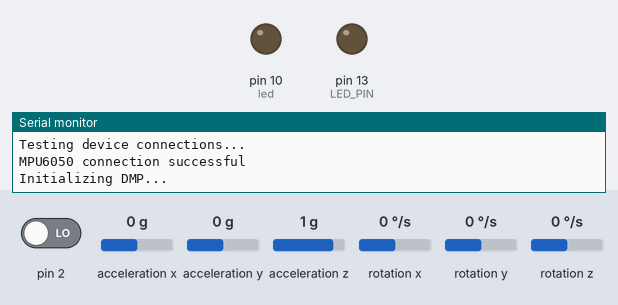
Recording of a sketch running on a simulated Arduino Uno, built with avr-gcc and run on an emulated ATmega328P. Shown: output pins drawn as LEDs (lit = HIGH), the last lines printed to the serial monitor. Dashed ring = blinking. The inputs (shaded band) are chosen by the test bench; at power-on: acceleration x 0 g, acceleration y 0 g, pin 2 LOW, acceleration z 1 g, rotation x 0 °/s, rotation y 0 °/s, rotation z 0 °/s. The sensor or clock chip raises its interrupt line as the real part does.

Above: at 0.1 s.
At 1.47 s:
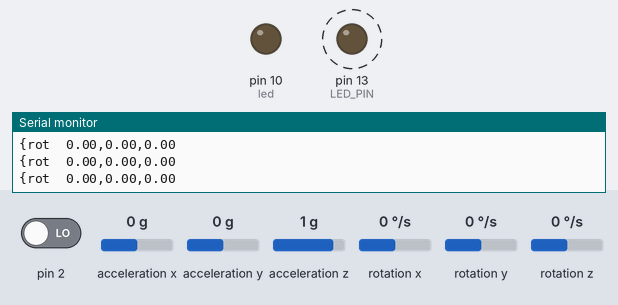
1.9 s: acceleration x set to -1.4 g
4.9 s: acceleration y set to -1.4 g
Timing chart, 0 to 13.9 s (numbered marks = the images above; inputs shaded):
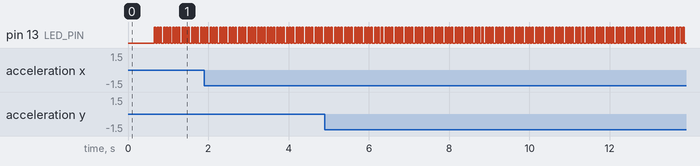

Measured:
- by itself, pin 13 (LED_PIN): alternates HIGH for 0.04 s and LOW for 0.04 s

The sketch:

SCDrift_Final.ino
```cpp
//#############################################################
const int echopin=4;
const int trigpin=3;
int led = 10;
int count = 0;
//#############################################################
float lastrot[3];
float newrot[3];


#include <SoftwareSerial.h>
SoftwareSerial BTserial(6, 5); // RX | TX
// Connect the HC-06 TX to the Arduino RX on pin 3.
// Connect the HC-06 RX to the Arduino TX on pin 4 through a voltage divider.
//
//**********************************************************************************8
// I2Cdev and MPU6050 must be installed as libraries, or else the .cpp/.h files
// for both classes must be in the include path of your project
#include "I2Cdev.h"

#include "MPU6050_6Axis_MotionApps20.h"
//#include "MPU6050.h" // not necessary if using MotionApps include file

// Arduino Wire library is required if I2Cdev I2CDEV_ARDUINO_WIRE implementation
// is used in I2Cdev.h
#if I2CDEV_IMPLEMENTATION == I2CDEV_ARDUINO_WIRE
    #include "Wire.h"
#endif

// class default I2C address is 0x68
// specific I2C addresses may be passed as a parameter here
// AD0 low = 0x68 (default for SparkFun breakout and InvenSense evaluation board)
// AD0 high = 0x69
MPU6050 mpu;
//MPU6050 mpu(0x69); // <-- use for AD0 high

// uncomment "OUTPUT_READABLE_QUATERNION" if you want to see the actual
// quaternion components in a [w, x, y, z] format (not best for parsing
// on a remote host such as Processing or something though)
//#define OUTPUT_READABLE_QUATERNION

// uncomment "OUTPUT_READABLE_EULER" if you want to see Euler angles
// (in degrees) calculated from the quaternions coming from the FIFO.
// Note that Euler angles suffer from gimbal lock (for more info, see
// http://en.wikipedia.org/wiki/Gimbal_lock)
//#define OUTPUT_READABLE_EULER

// uncomment "OUTPUT_READABLE_YAWPITCHROLL" if you want to see the yaw/
// pitch/roll angles (in radians) calculated from the quaternions coming
// from the FIFO. Note this also requires gravity vector calculations.
// Also note that yaw/pitch/roll angles suffer from gimbal lock (for
// more info, see: http://en.wikipedia.org/wiki/Gimbal_lock)
#define OUTPUT_READABLE_YAWPITCHROLL

// uncomment "OUTPUT_READABLE_REALACCEL" if you want to see acceleration
// components with gravity removed. This acceleration reference frame is
// not compensated for orientation, so +X is always +X according to the
// sensor, just without the effects of gravity. If you want acceleration
// compensated for orientation, us OUTPUT_READABLE_WORLDACCEL instead.
//#define OUTPUT_READABLE_REALACCEL

// uncomment "OUTPUT_READABLE_WORLDACCEL" if you want to see acceleration
// components with gravity removed and adjusted for the world frame of
// reference (yaw is relative to initial orientation, since no magnetometer
// is present in this case). Could be quite handy in some cases.
//#define OUTPUT_READABLE_WORLDACCEL

// uncomment "OUTPUT_TEAPOT" if you want output that matches the
// format used for the InvenSense teapot demo
//#define OUTPUT_TEAPOT

#define LED_PIN 13 // (Arduino is 13, Teensy is 11, Teensy++ is 6)

bool blinkState = false;

// MPU control/status vars
bool dmpReady = false;  // set true if DMP init was successful
uint8_t mpuIntStatus;   // holds actual interrupt status byte from MPU
uint8_t devStatus;      // return status after each device operation (0 = success, !0 = error)
uint16_t packetSize;    // expected DMP packet size (default is 42 bytes)
uint16_t fifoCount;     // count of all bytes currently in FIFO
uint8_t fifoBuffer[64]; // FIFO storage buffer
const float pi = 3.1415;

// orientation/motion vars
Quaternion q;           // [w, x, y, z]         quaternion container
VectorInt16 aa;         // [x, y, z]            accel sensor measurements
VectorInt16 aaReal;     // [x, y, z]            gravity-free accel sensor measurements
VectorInt16 aaWorld;    // [x, y, z]            world-frame accel sensor measurements
VectorFloat gravity;    // [x, y, z]            gravity vector
float euler[3];         // [psi, theta, phi]    Euler angle container
float ypr[3];           // [yaw, pitch, roll]   yaw/pitch/roll container and gravity vector
//double balance[30];

// packet structure for InvenSense teapot demo
uint8_t teapotPacket[14] = { '$', 0x02, 0,0, 0,0, 0,0, 0,0, 0x00, 0x00, '\r', '\n' };


// ================================================================
// ===               INTERRUPT DETECTION ROUTINE                ===
// ================================================================

volatile bool mpuInterrupt = false;     // indicates whether MPU interrupt pin has gone high
void dmpDataReady() {
    mpuInterrupt = true;
}

//*********************************************************************************************8
void setup()
{
  //************************************************************************************
// join I2C bus (I2Cdev library doesn't do this automatically)
    #if I2CDEV_IMPLEMENTATION == I2CDEV_ARDUINO_WIRE
        Wire.begin();
        TWBR = 24; // 400kHz I2C clock (200kHz if CPU is 8MHz)
    #elif I2CDEV_IMPLEMENTATION == I2CDEV_BUILTIN_FASTWIRE
        Fastwire::setup(400, true);
    #endif

    // initialize serial communication
    // (115200 chosen because it is required for Teapot Demo output, but it's
    // really up to you depending on your project)

    //==========================
    Serial.begin(9600);
    //###############################################################
    pinMode(echopin,INPUT);
    pinMode(trigpin,OUTPUT);
    pinMode(led,OUTPUT);
    //###############################################################


    while (!Serial); // wait for Leonardo enumeration, others continue immediately

    // NOTE: 8MHz or slower host processors, like the Teensy @ 3.3v or Ardunio
    // Pro Mini running at 3.3v, cannot handle this baud rate reliably due to
    // the baud timing being too misaligned with processor ticks. You must use
    // 38400 or slower in these cases, or use some kind of external separate
    // crystal solution for the UART timer.

    // initialize device
    Serial.println(F("Initializing I2C devices..."));
    mpu.initialize();

    // verify connection
    Serial.println(F("Testing device connections..."));
    Serial.println(mpu.testConnection() ? F("MPU6050 connection successful") : F("MPU6050 connection failed"));

    // wait for ready
//    Serial.println(F("\nSend any character to begin DMP programming and demo: "));
//    while (Serial.available() && Serial.read()); // empty buffer
//    while (!Serial.available());                 // wait for data
//    while (Serial.available() && Serial.read()); // empty buffer again

    // load and configure the DMP
    Serial.println(F("Initializing DMP..."));
    devStatus = mpu.dmpInitialize();

    // supply your own gyro offsets here, scaled for min sensitivity
    mpu.setXGyroOffset(220);
    mpu.setYGyroOffset(76);
    mpu.setZGyroOffset(-85);
    mpu.setZAccelOffset(1788); // 1688 factory default for my test chip

    // make sure it worked (returns 0 if so)
    if (devStatus == 0) {
        // turn on the DMP, now that it's ready
        Serial.println(F("Enabling DMP..."));
        mpu.setDMPEnabled(true);

        // enable Arduino interrupt detection
        Serial.println(F("Enabling interrupt detection (Arduino external interrupt 0)..."));
        attachInterrupt(0, dmpDataReady, RISING);
        mpuIntStatus = mpu.getIntStatus();

        // set our DMP Ready flag so the main loop() function knows it's okay to use it
        Serial.println(F("DMP ready! Waiting for first interrupt..."));
        dmpReady = true;

        // get expected DMP packet size for later comparison
        packetSize = mpu.dmpGetFIFOPacketSize();
    } else {
        // ERROR!
        // 1 = initial memory load failed
        // 2 = DMP configuration updates failed
        // (if it's going to break, usually the code will be 1)
        Serial.print(F("DMP Initialization failed (code "));
        Serial.print(devStatus);
        Serial.println(F(")"));
    }

    // configure LED for output
    pinMode(LED_PIN, OUTPUT);
  //************************************************************************************


// HC-06 default serial speed is 9600
    BTserial.begin(9600);

//    Serial.begin(9600);
//    Serial.println("Enter AT commands:");
//
//    // HC-06 default serial speed is 9600
//    BTserial.begin(9600);
}

//===================================================
//looping part

//


void loop()
{

//****For print out the velocity*****************************
//              Serial.print("-.-.-.-.-.-.-.-.\n");
//              digitalWrite(trigpin,LOW);
//              delayMicroseconds(2);
//              digitalWrite(trigpin,HIGH);
//              delayMicroseconds(10);
//              digitalWrite(trigpin,LOW);
//              int distance = pulseIn(echopin,HIGH);
//              distance = distance/58.0;
//              int velocity = ((distance*distance)-(49)); //since we are using m/s as the unit of the velocity, 0.01* 1000 = 1
//              Serial.print("{");
//              Serial.print("vel:");
//              Serial.print(velocity);
//              Serial.print("}\n");
//
//              BTserial.print("{");
//              BTserial.print("vel:");
//              BTserial.print(velocity);
//              BTserial.print("}\n");
//                    if(distance<10)
//                    {digitalWrite(led,HIGH);}
//                    else{digitalWrite(led,LOW);}
//                    delay(10);
//                if(distance<10)
//                {digitalWrite(led,HIGH);}
//                else{digitalWrite(led,LOW);}
//
//
//                Serial.print("-.-.-.-.-.-.-.-.\n");


              //************************************************************

 //++++++++++++++++++++++++++++++++++++++++++++++++++++++++++++++++++++++++++++++++++++++++
    // if programming failed, don't try to do anything
    if (!dmpReady) return;

    // wait for MPU interrupt or extra packet(s) available
    while (!mpuInterrupt && fifoCount < packetSize) {
        // other program behavior stuff here
        // .
        // .
        // .
        // if you are really paranoid you can frequently test in between other
        // stuff to see if mpuInterrupt is true, and if so, "break;" from the
        // while() loop to immediately process the MPU data
        // .
        // .
        // .
    }

    // reset interrupt flag and get INT_STATUS byte
    mpuInterrupt = false;
    mpuIntStatus = mpu.getIntStatus();

    // get current FIFO count
    fifoCount = mpu.getFIFOCount();

    // check for overflow (this should never happen unless our code is too inefficient)
    if ((mpuIntStatus & 0x10) || fifoCount == 1024) {
        // reset so we can continue cleanly
        mpu.resetFIFO();
        //Serial.println(F("FIFO overflow!"));

    // otherwise, check for DMP data ready interrupt (this should happen frequently)
    } else if (mpuIntStatus & 0x02) {
        // wait for correct available data length, should be a VERY short wait
        while (fifoCount < packetSize) fifoCount = mpu.getFIFOCount();

        // read a packet from FIFO
        mpu.getFIFOBytes(fifoBuffer, packetSize);

        // track FIFO count here in case there is > 1 packet available
        // (this lets us immediately read more without waiting for an interrupt)
        fifoCount -= packetSize;

        #ifdef OUTPUT_READABLE_QUATERNION
            // display quaternion values in easy matrix form: w x y z
            mpu.dmpGetQuaternion(&q, fifoBuffer);
            Serial.print("quat\t");
            Serial.print(q.w);
            Serial.print("\t");
            Serial.print(q.x);
            Serial.print("\t");
            Serial.print(q.y);
            Serial.print("\t");
            Serial.println(q.z);
            //+++++++++++++++++++++++++++++++++
             BTserial.print("quat\t");
             BTserial.print(q.w);
             BTserial.print("\t");
             BTserial.print(q.x);
             BTserial.print("\t");
             BTserial.print(q.y);
             BTserial.print("\t");
             BTserial.println(q.z);
            //+++++++++++++++++++++++++++++++++
        #endif

        #ifdef OUTPUT_READABLE_EULER
            // display Euler angles in degrees
            mpu.dmpGetQuaternion(&q, fifoBuffer);
            mpu.dmpGetEuler(euler, &q);
            Serial.print("euler\t");
            Serial.print(euler[0] * 180/M_PI);
            Serial.print("\t");
            Serial.print(euler[1] * 180/M_PI);
            Serial.print("\t");
            Serial.println(euler[2] * 180/M_PI);
            //+++++++++++++++++++++++++++++++++
             BTserial.print("euler\t");
             BTserial.print(euler[0] * 180/M_PI);
             BTserial.print("\t");
             BTserial.print(euler[1] * 180/M_PI);
             BTserial.print("\t");
             BTserial.println(euler[2] * 180/M_PI);
            //+++++++++++++++++++++++++++++++++
        #endif

        #ifdef OUTPUT_READABLE_YAWPITCHROLL
            // display Euler angles in radians
            mpu.dmpGetQuaternion(&q, fifoBuffer);
            mpu.dmpGetGravity(&gravity, &q);
            mpu.dmpGetYawPitchRoll(ypr, &q, &gravity);
            Serial.print("{rot\t");
            Serial.print(ypr[2] );
            Serial.print(",");
            Serial.print(ypr[1] );
            Serial.print(",");
            Serial.println(ypr[0] );
             //+++++++++++++++++++++++++++++++++
             if(count==6){
              newrot[2]=fabs((fabs(ypr[2])-fabs(lastrot[2]))/.51);
              newrot[1]=fabs((fabs(ypr[1])-fabs(lastrot[1]))/.51);
              newrot[0]=fabs((fabs(ypr[0])-fabs(lastrot[0]))/.51);
              lastrot[2]=ypr[2];
              lastrot[1]=ypr[1];
              lastrot[0]=ypr[0];

              Serial.print("{gyr:");
              Serial.print(newrot[2]);
              Serial.print(",");
              Serial.print(newrot[1] );
              Serial.print(",");
              Serial.println(newrot[0]);
              Serial.print("}/n");
              BTserial.print("{gyr:");
              BTserial.print(newrot[2] );
              BTserial.print(",");
              BTserial.print(newrot[1] );
              BTserial.print(",");
              BTserial.print(newrot[0] );
              BTserial.print("}\n");
              count=0;
             }
             count++;
             BTserial.print(count);
             BTserial.print("{rot:");
             BTserial.print(ypr[2] );
             BTserial.print(",");
             BTserial.print(ypr[1] );
             BTserial.print(",");
             BTserial.print(ypr[0] );
             BTserial.print("}\n");
            //+++++++++++++++++++++++++++++++++
        #endif

        #ifdef OUTPUT_READABLE_REALACCEL
            // display real acceleration, adjusted to remove gravity
            mpu.dmpGetQuaternion(&q, fifoBuffer);
            mpu.dmpGetAccel(&aa, fifoBuffer);
            mpu.dmpGetGravity(&gravity, &q);
            mpu.dmpGetLinearAccel(&aaReal, &aa, &gravity);
            //+++++++++++++++++++++++++++++++++
             BTserial.print("{acc:");
             BTserial.print(aaReal.x);
             BTserial.print(",");
             BTserial.print(aaReal.y);
             BTserial.print(",");
             BTserial.print(-aaReal.z);
             BTserial.print("}\n");
            //+++++++++++++++++++++++++++++++++
            Serial.print("{acc:");
            Serial.print(aaReal.x);
            Serial.print(",");
            Serial.print(-aaReal.y);
            Serial.print(",");
            Serial.print(-aaReal.z);
            Serial.print("}\n");


//            //****For print out the velocity*****************************
              digitalWrite(trigpin,LOW);
              delayMicroseconds(2);
              digitalWrite(trigpin,HIGH);
              delayMicroseconds(10);
              digitalWrite(trigpin,LOW);
              int distance = pulseIn(echopin,HIGH);
              distance = distance/58.0;
              int velocity = (((distance*distance)-36)/4); //since we are using m/s as the unit of the velocity, 0.01* 1000 = 1
              Serial.print("{");
              Serial.print("vel:");
              Serial.print(velocity);
              Serial.print("}\n");

              BTserial.print("{");
              BTserial.print("vel:");
              BTserial.print(velocity);
              BTserial.print("}\n");
                    if(distance<10)
                    {digitalWrite(led,HIGH);}
                    else{digitalWrite(led,LOW);}
                    delay(10);
                if(distance<10)
                {digitalWrite(led,HIGH);}
                else{digitalWrite(led,LOW);}
//              //************************************************************

        #endif

        #ifdef OUTPUT_READABLE_WORLDACCEL
            // display initial world-frame acceleration, adjusted to remove gravity
            // and rotated based on known orientation from quaternion
            mpu.dmpGetQuaternion(&q, fifoBuffer);
            mpu.dmpGetAccel(&aa, fifoBuffer);
            mpu.dmpGetGravity(&gravity, &q);
            mpu.dmpGetLinearAccel(&aaReal, &aa, &gravity);
            mpu.dmpGetLinearAccelInWorld(&aaWorld, &aaReal, &q);
            Serial.print("{wac:");
            Serial.print(aaWorld.x);
            Serial.print(",");
            Serial.print(aaWorld.y);
            Serial.print(",");
            Serial.print(-aaWorld.z);
            Serial.print("}\n");
            //+++++++++++++++++++++++++++++++++
             BTserial.print("{wac:");
             BTserial.print(aaWorld.x);
             BTserial.print(",");
             BTserial.print(aaWorld.y);
             BTserial.print(",");
             BTserial.print(-aaWorld.z);
             BTserial.print("}\n");
            //+++++++++++++++++++++++++++++++++

        #endif

        #ifdef OUTPUT_TEAPOT
            // display quaternion values in InvenSense Teapot demo format:
            teapotPacket[2] = fifoBuffer[0];
            teapotPacket[3] = fifoBuffer[1];
            teapotPacket[4] = fifoBuffer[4];
            teapotPacket[5] = fifoBuffer[5];
            teapotPacket[6] = fifoBuffer[8];
            teapotPacket[7] = fifoBuffer[9];
            teapotPacket[8] = fifoBuffer[12];
            teapotPacket[9] = fifoBuffer[13];
            Serial.write(teapotPacket, 14);

            //++++++++++++
             BTserial.println(teapotPacket, 14);
            //+++++++++++
            teapotPacket[11]++; // packetCount, loops at 0xFF on purpose
        #endif

        // blink LED to indicate activity
        blinkState = !blinkState;
        digitalWrite(LED_PIN, blinkState);
        //delay(1);
    }


 //+++++++++++++++++++++++++++++++++++++++++++++++++++++++++++++++++++++++++++++++++++++++++
    // Keep reading from HC-06 and send to Arduino Serial Monitor
    if (BTserial.available())
    {
        Serial.write(BTserial.read());
    }

    // Keep reading from Arduino Serial Monitor and send to HC-06
    if (Serial.available())
    {
        BTserial.write(Serial.read());
    }

}
```
